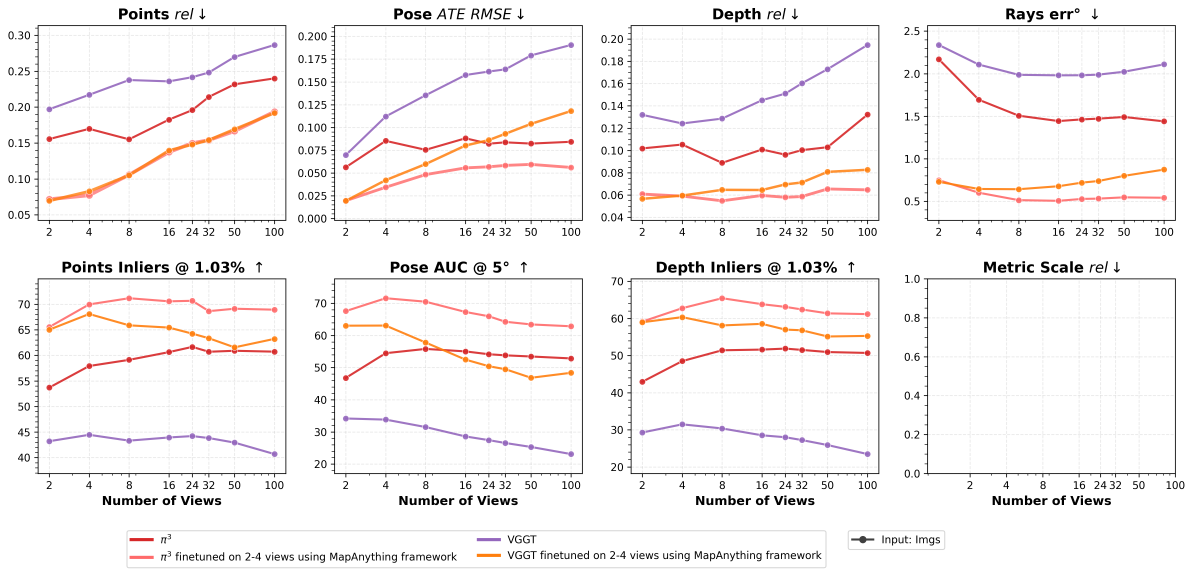
#> input picture assets/finetuning_benchmarking.png, 4770 x 2301 px (shown at 1/4 size)
$ python -i cropping.py   (imports and definitions only)
#> lines starting #> are read from the running program, lines starting #| are printed output that depends on the picture
# Copyright (c) Meta Platforms, Inc. and affiliates.
#
# This source code is licensed under the Apache License, Version 2.0
# found in the LICENSE file in the root directory of this source tree.

"""
Utility functions for cropping and resizing data while maintaining proper cameras.

References: DUSt3R
"""

import cv2
import numpy as np
import PIL.Image

try:
    lanczos = PIL.Image.Resampling.LANCZOS
    bicubic = PIL.Image.Resampling.BICUBIC
except AttributeError:
    lanczos = PIL.Image.LANCZOS
    bicubic = PIL.Image.BICUBIC

from mapanything.utils.geometry import (
    colmap_to_opencv_intrinsics,
    opencv_to_colmap_intrinsics,
)


class ImageList:
    """
    Convenience class to apply the same operation to a whole set of images.

    This class wraps a list of PIL.Image objects and provides methods to perform
    operations on all images simultaneously.
    """

    def __init__(self, images):
        if not isinstance(images, (tuple, list, set)):
            images = [images]
        self.images = []
        for image in images:
            if not isinstance(image, PIL.Image.Image):
                image = PIL.Image.fromarray(image)
            self.images.append(image)

    def __len__(self):
        """Return the number of images in the list."""
        return len(self.images)

    # [9 lines left out: function to_pil, not called in this run]

    @property
    def size(self):
        """
        Get the size of images in the list.

        Returns:
            tuple: (width, height) of the images

        Raises:
            AssertionError: If images have different sizes
        """
        sizes = [im.size for im in self.images]
        assert all(sizes[0] == s for s in sizes), "All images must have the same size"
        return sizes[0]

    # [111 lines left out: functions resize, crop, _dispatch, resize_with_nearest_interpolation_to_match_aspect_ratio, not called in this run]


def rescale_image_and_other_optional_info(
    image,
    output_resolution,
    depthmap=None,
    camera_intrinsics=None,
    force=True,
    additional_quantities_to_be_resized_with_nearest=None,
):
    """
    Rescale the image and depthmap to the output resolution.
    If the image is larger than the output resolution, it is rescaled with lanczos interpolation.
    If force is false and the image is smaller than the output resolution, it is not rescaled.
    If force is true and the image is smaller than the output resolution, it is rescaled with bicubic interpolation.
    Depth and other quantities are rescaled with nearest interpolation.

    Args:
        image (PIL.Image.Image or np.ndarray): The input image to be rescaled.
        output_resolution (tuple): The desired output resolution as a tuple (width, height).
        depthmap (np.ndarray, optional): The depth map associated with the image. Defaults to None.
        camera_intrinsics (np.ndarray, optional): The camera intrinsics matrix. Defaults to None.
        force (bool, optional): If True, force rescaling even if the image is smaller than the output resolution. Defaults to True.
        additional_quantities_to_be_resized_with_nearest (list of np.ndarray, optional): Additional quantities to be rescaled using nearest interpolation. Defaults to None.

    Returns:
        tuple: A tuple containing:
            - The rescaled image (PIL.Image.Image)
            - The rescaled depthmap (numpy.ndarray or None)
            - The updated camera intrinsics (numpy.ndarray or None)
            - The list of rescaled additional quantities (list of numpy.ndarray or None)
    """
    image = ImageList(image)
    input_resolution = np.array(image.size)  # (W, H)
    output_resolution = np.array(output_resolution)
    if depthmap is not None:
        assert tuple(depthmap.shape[:2]) == image.size[::-1]
    if additional_quantities_to_be_resized_with_nearest is not None:
        assert all(
            tuple(additional_quantity.shape[:2]) == image.size[::-1]
            for additional_quantity in additional_quantities_to_be_resized_with_nearest
        )

    # Define output resolution
    assert output_resolution.shape == (2,)
    scale_final = max(output_resolution / image.size) + 1e-8
    if scale_final >= 1 and not force:  # image is already smaller than what is asked
        output = (
            image.to_pil(),
            depthmap,
            camera_intrinsics,
            additional_quantities_to_be_resized_with_nearest,
        )
        return output
    output_resolution = np.floor(input_resolution * scale_final).astype(int)

    # First rescale the image so that it contains the crop
    image = image.resize(
        tuple(output_resolution), resample=lanczos if scale_final < 1 else bicubic
    )
    if depthmap is not None:
        depthmap = cv2.resize(
            depthmap,
            output_resolution,
            fx=scale_final,
            fy=scale_final,
            interpolation=cv2.INTER_NEAREST,
        )
    if additional_quantities_to_be_resized_with_nearest is not None:
        resized_additional_quantities = []
        for quantity in additional_quantities_to_be_resized_with_nearest:
            resized_additional_quantities.append(
                cv2.resize(
                    quantity,
                    output_resolution,
                    fx=scale_final,
                    fy=scale_final,
                    interpolation=cv2.INTER_NEAREST,
                )
            )
        additional_quantities_to_be_resized_with_nearest = resized_additional_quantities

    # Integer output dimensions can give each axis a different realized scale.
    # Convert pixel centers before scaling, then restore OpenCV's convention.
    if camera_intrinsics is not None:
        scale_xy = output_resolution / input_resolution
        camera_intrinsics = opencv_to_colmap_intrinsics(camera_intrinsics)
        camera_intrinsics[:2, :] *= scale_xy[:, None]
        camera_intrinsics = colmap_to_opencv_intrinsics(camera_intrinsics)

    # Return
    return (
        image.to_pil(),
        depthmap,
        camera_intrinsics,
        additional_quantities_to_be_resized_with_nearest,
    )


# [185 lines left out: functions camera_matrix_of_crop, crop_image_and_other_optional_info, bbox_from_intrinsics_in_out, crop_resize_if_necessary, not called in this run]

>>> import cv2
>>> picture = cv2.imread('../../assets/finetuning_benchmarking.png', cv2.IMREAD_GRAYSCALE)
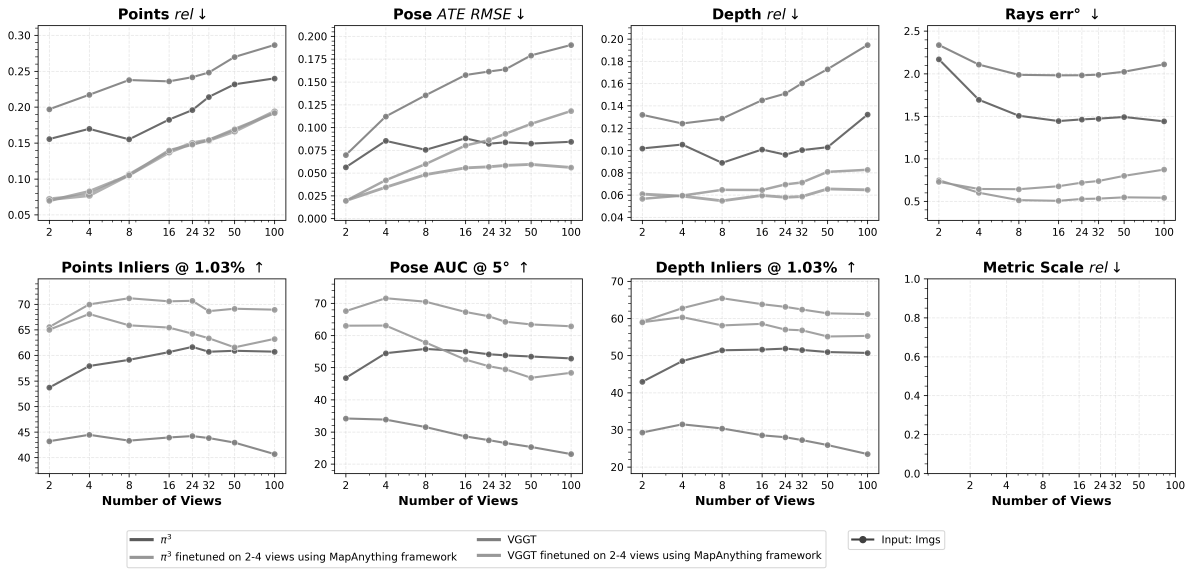
#> picture: shape (2301, 4770) (shown at 1/4 size); min 0, max 255, mean 244.7
>>> result = rescale_image_and_other_optional_info(picture, 'out.png')
#> the loop in __init__, `for image in images:` made 1 pass
#> after the loop in __init__, `for image in images:`: self.images = 1 item
#> in size, `sizes = [im.size for im in self.images]`: sizes = [(4770, 2301)]
#> in rescale_image_and_other_optional_info, `input_resolution = np.array(image.size)`: input_resolution = [4770, 2301]
#> (the run stopped early here; a loop or call above may not have finished)

$ run again, on assets/profiling_memory.png
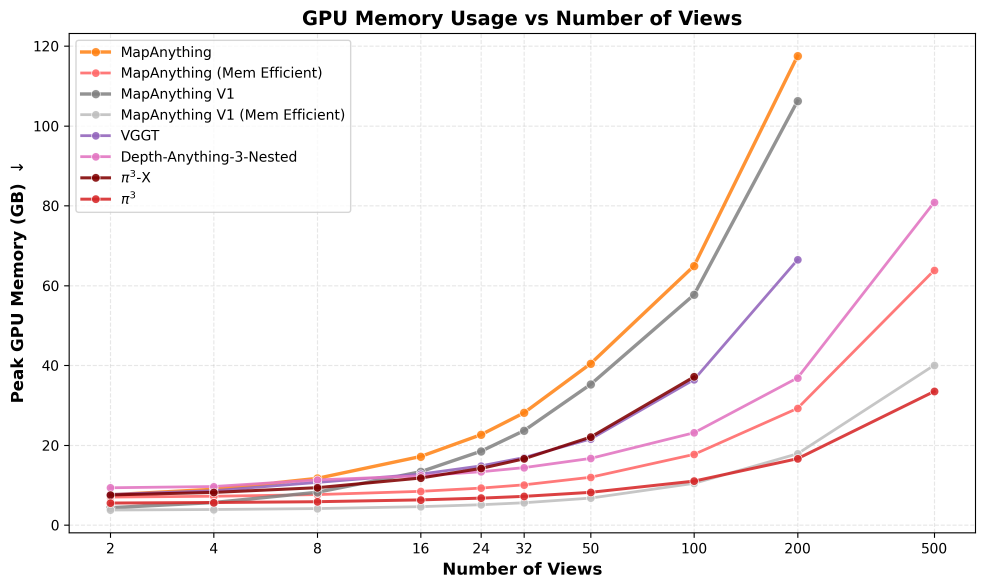
#> input picture assets/profiling_memory.png, 2956 x 1764 px (shown at 1/3 size)
#> `picture = cv2.imread('../../assets/finetuning_benchmarking.png', cv2.I..`:
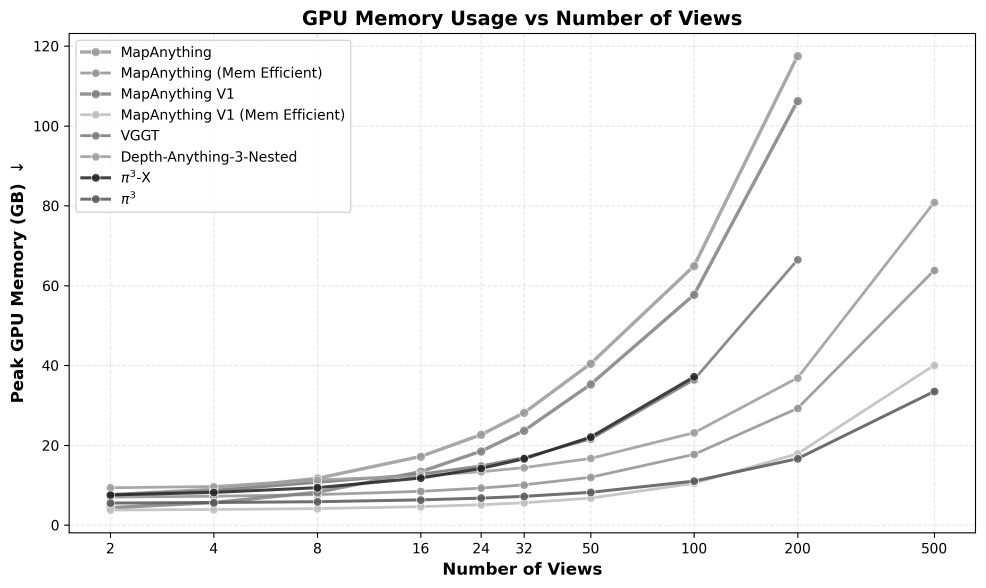
#> picture: shape (1764, 2956) (shown at 1/3 size); min 0, max 255, mean 245.7
#> the loop in __init__, `for image in images:` made 1 pass
#> after the loop in __init__, `for image in images:`: self.images = 1 item
#> sizes = [(2956, 1764)]
#> input_resolution = [2956, 1764]

$ run again, on assets/profiling_speed.png
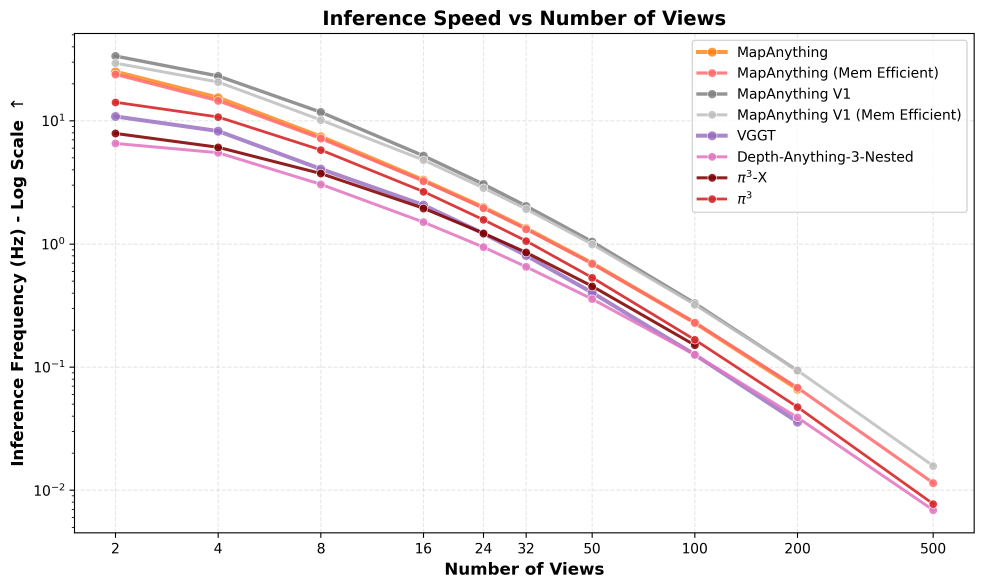
#> input picture assets/profiling_speed.png, 2952 x 1764 px (shown at 1/3 size)
#> `picture = cv2.imread('../../assets/finetuning_benchmarking.png', cv2.I..`:
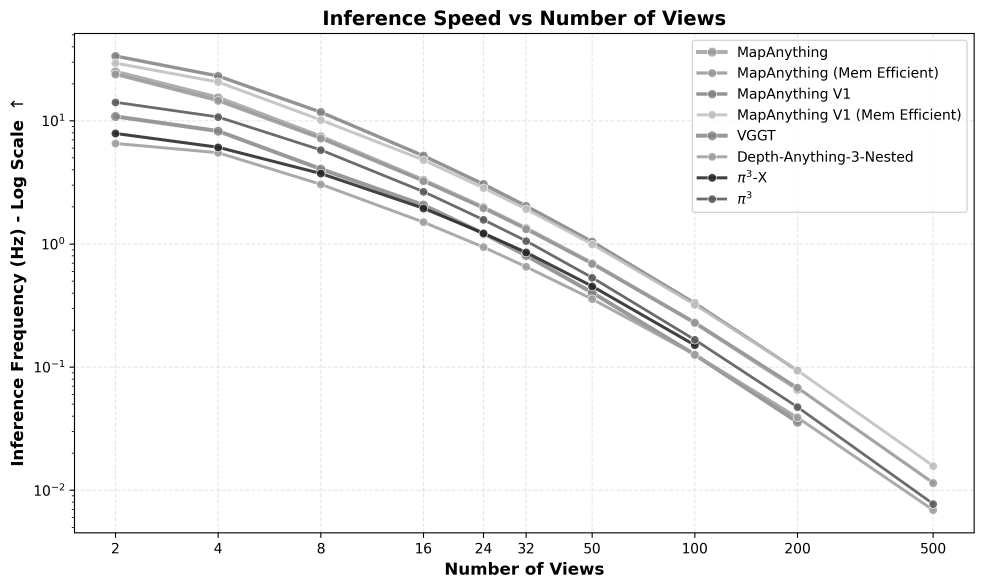
#> picture: shape (1764, 2952) (shown at 1/3 size); min 0, max 255, mean 245.6
#> the loop in __init__, `for image in images:` made 1 pass
#> after the loop in __init__, `for image in images:`: self.images = 1 item
#> sizes = [(2952, 1764)]
#> input_resolution = [2952, 1764]
